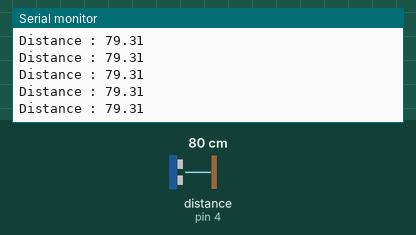
This sketch was run on a simulated Arduino Uno, built with avr-gcc and run on an emulated ATmega328P. Parts: the last lines printed to the serial monitor. Wiring (inferred from the names in the program): ultrasonic range finder: trigger pin 2; echo pin 4. The inputs (shaded band) are chosen by the test bench; at power-on: distance to the obstacle (sensor on pin 4) 80 cm. The echo pulse lasts 58.3 µs per cm.

Above: at 1.2 s.
1.3 s: distance to the obstacle (sensor on pin 4) set to 120 cm
At 2.2 s:
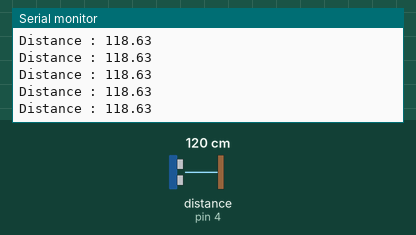
4.3 s: distance to the obstacle (sensor on pin 4) set to 2 cm
At 5.1 s:
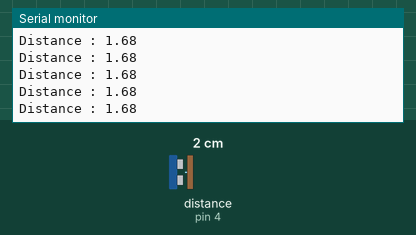
10.3 s: distance to the obstacle (sensor on pin 4) set to 250 cm
At 11.3 s:
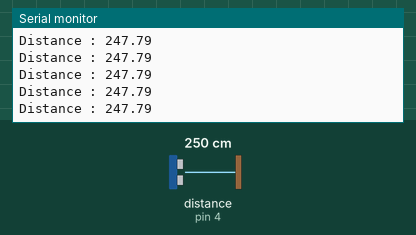
13.3 s: distance to the obstacle (sensor on pin 4) set to 4 cm
At 14.0 s:
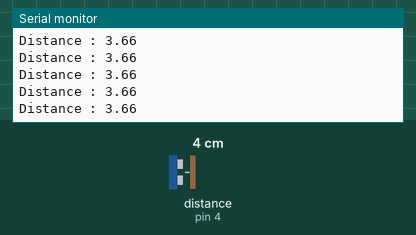
Timing chart, 0 to 16.3 s (numbered marks = the images above; inputs shaded):
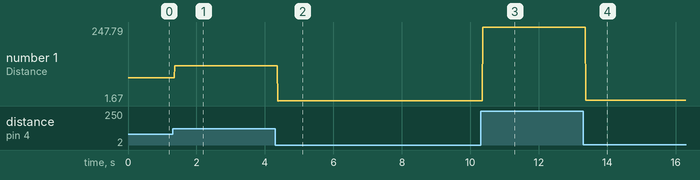

The sketch:

ultrasound.ino
```cpp
const int trig = 2;
const int echo = 4;

double time;
double dist;

void setup() {

Serial.begin(9600); // Starting Serial Terminal
pinMode(trig,OUTPUT);
pinMode(echo,INPUT);
}

void loop() {

digitalWrite(trig,LOW);
delayMicroseconds(10);
digitalWrite(trig,HIGH);
delayMicroseconds(30);
digitalWrite(trig,LOW);

time = pulseIn(echo,HIGH);
dist=time*0.034/2;

Serial.print("Distance : ");
Serial.println(dist);
}
```

Measured:
- after the input at 1.3 s, the serial monitor: prints a new line after 0.07 s (image 1)
- after the input at 4.3 s, the serial monitor: prints a new line after 0.08 s (image 2)
- after the input at 10.3 s, the serial monitor: prints a new line after 0.07 s (image 3)
- after the input at 13.3 s, the serial monitor: prints a new line after 0.07 s (image 4)
- plotted number 1: 79.31 → 118.63 after the input at 1.3 s, 118.63 → 1.68 after the input at 4.3 s, 1.68 → 247.79 after the input at 10.3 s, 247.79 → 3.66 after the input at 13.3 s
